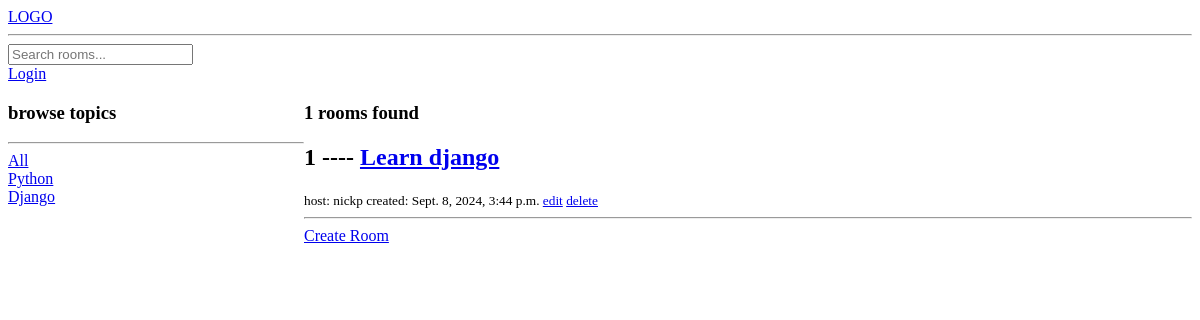
The app's page /?q=Django, older data.
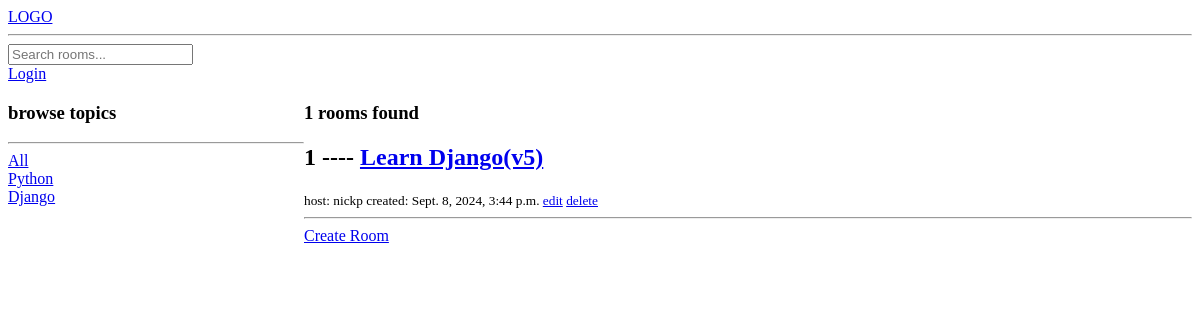
The same page, newer data.
### base/models.py (models this page shows, shortened)
class Room(models.Model):
    host = models.ForeignKey(User, on_delete=models.SET_NULL, null=True)
    topic = models.ForeignKey(Topic, on_delete=models.CASCADE, null=True)
    name = models.CharField(max_length=20)
    desc = models.TextField(null=True, blank=True)
    last_update = models.DateTimeField(auto_now=True)
    date_created = models.DateTimeField(auto_now_add=True)

### base/views.py (the view)
# urls.py: path('', views.home),
def home(request) -> HttpResponse:
    q = request.GET.get('q')
    if q:
        rooms = Room.objects.filter(
            Q(topic__name__icontains=q) |
            Q(name__icontains=q) |
            Q(desc__icontains=q)
            )
    else:
        rooms = Room.objects.all()
    room_count = rooms.count()
    topics = Topic.objects.all()
    context = {"rooms":rooms, "topics":topics, "room_count":room_count}
    return render(request, "home.html", context)

### templates/home.html (shortened to what this page needs)
{% extends 'main.html' %}
{% block content %}
<div class="home-container">
    <div>
        <h3>browse topics</h3>
        <hr>
        <div>
            <a href="/">All</a>
            <br>
            {% for topic in topics %}
                <a href="/?q={{topic.name}}">{{topic.name}}</a>
                <br>
            {% endfor %}
        </div>
    </div>
    <div >
        <div>
            <h3>{{room_count}} rooms found</h3>
            {% for room in rooms %}
                <h2>{{room.id}} ---- <a href="/room/{{room.id}}">{{room.name}}</a></h2>
                <small>host: {{room.host}} created: {{room.date_created}} <a href="/update-room/{{room.id}}">edit</a> <a href="/delete-room/{{room.id}}">delete</a></small>
                <hr>
            {% endfor %}
        </div>
        <a href="/create-room">Create Room</a>
    </div>
</div>
{% endblock content %}

Row changes from the older to the newer data that the page shows:
changed Room "nickp": name "Learn django" → "Learn Django(v5)"
